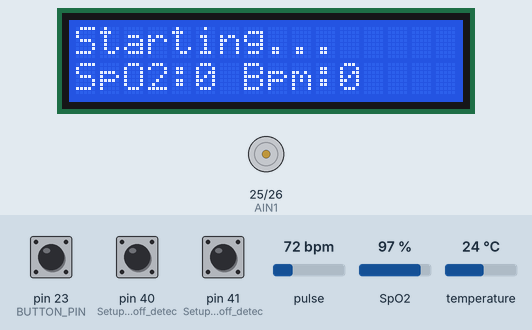
Bench run of a sketch on a simulated Arduino Mega 2560, built with avr-gcc and run on an emulated ATmega2560. On the bench: 16×2 character LCD, motor-driver pin pairs drawn as motors (green arrow = first pin HIGH = forward, orange = second pin HIGH = backward, longer = more drive, scaled by the enable pin). The inputs (shaded band) are chosen by the test bench; at power-on: pin 23 (BUTTON_PIN) HIGH, pulse 72 bpm, pin 40 (Setup_for_leads_off_detec) LOW, pin 41 (Setup_for_leads_off_detec) LOW, SpO2 97 %, temperature 24 °C. What the sketch prints to the serial monitor is not drawn.

Above: at 1.6 s.
1.7 s: pin 23 (BUTTON_PIN) pulled LOW for 0.15 s
At 3.7 s:
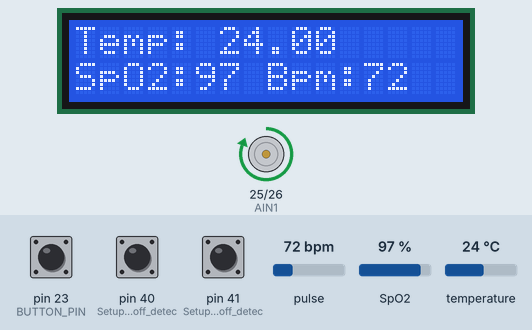
4.5 s: pulse set to 42 bpm
At 5.8 s:
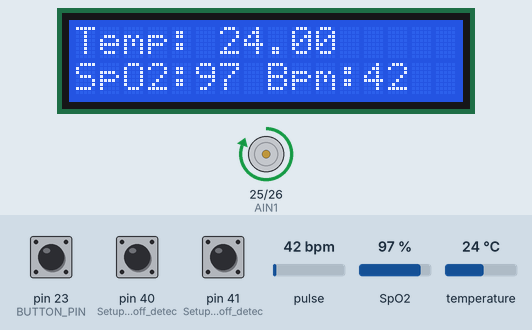
6.5 s: pin 23 (BUTTON_PIN) pulled LOW for 1 s
At 7.8 s:
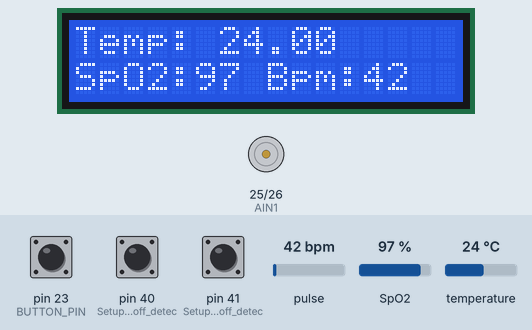
Timing chart, 0 to 9.5 s (numbered marks = the images above; inputs shaded):
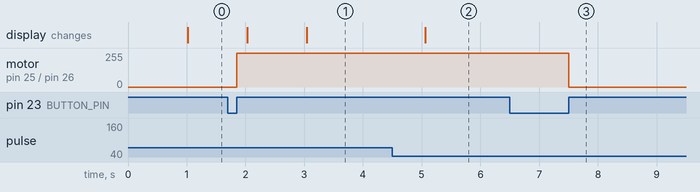

The sketch:

1.2_LCD_switch.ino
```cpp
//Libraries

#include <OneWire.h>
#include <DallasTemperature.h>
#include <Wire.h>
#include "MAX30100_PulseOximeter.h"
#include <LiquidCrystal_I2C.h>


//Constants

#define REPORTING_PERIOD_MS     1000
#define ONE_WIRE_BUS 4
#define BUTTON_PIN 23
#define AIN1 25
#define AIN2 26
#define PWMA 32


//Objects

PulseOximeter pox;
OneWire oneWire(ONE_WIRE_BUS);
DallasTemperature sensors(&oneWire);
DeviceAddress tempDeviceAddress;
LiquidCrystal_I2C lcd(0x27, 16, 2);


//Varialbes

float heartrate;
float bloodoxygen;
unsigned long lastTempRequest = 0;
unsigned long tsLastReport = 0;
unsigned long adLastReport = 0;
unsigned long motorLastReport =0;
float temperature = 0.0;
int numberOfDevices;
int lastState = HIGH;
int currentState;
bool motorFlag = 0;


void onBeatDetected() {
  Serial.println("Beat!");
}

void configureMax30100() {
  // Configure sensor to use 7.6mA for LED drive
  pox.setIRLedCurrent(MAX30100_LED_CURR_7_6MA);
  // Register a callback routine
  pox.setOnBeatDetectedCallback(onBeatDetected);
}

void setup(void)
{
  pinMode(BUTTON_PIN, INPUT_PULLUP);
  Serial.begin(115200);

  //LCD
  lcd.init();
  lcd.backlight();
  lcd.clear();
  lcd.setCursor(0, 0);
  lcd.print("Starting...");
  Serial.println("Starting LCD");

  //DS18B20

  sensors.begin();
  numberOfDevices = sensors.getDeviceCount();
  Serial.print("Locating temperature sensors...");
  Serial.print("Found ");
  Serial.print(numberOfDevices, DEC);
  Serial.println(" sensors.");
  sensors.getAddress(tempDeviceAddress, 0);
  Serial.print("Found device ");
  sensors.setWaitForConversion(false);
  sensors.requestTemperatures();

  //MAX30100

  Serial.print("Initializing pulse oximeter..");
  Wire.setClock(400000UL); // I tried changing the I2C_BUS_SPEED to 100Khz, it made no difference in the output values
  // Initialize sensor
  if (!pox.begin()) {
    Serial.println("FAILED");
    for (;;);
  } else {
    Serial.println("SUCCESS");
  }
  configureMax30100();


  //AD8232

  pinMode(40, INPUT); // Setup for leads off detection LO +
  pinMode(41, INPUT); // Setup for leads off detection LO -
  pinMode(A0, INPUT);


  //tb6612fng setup part
  pinMode(PWMA,OUTPUT);
  pinMode(AIN1,OUTPUT);
  pinMode(AIN2,OUTPUT);
}


void loop(void)
{

  //DS18B20

  if (millis() - lastTempRequest >= 2000) // waited long enough??
  {
    float temperature = sensors.getTempC(tempDeviceAddress);
    Serial.print("Temp C: ");
    Serial.print(temperature);
    Serial.print(" Temp F: ");
    Serial.println(DallasTemperature::toFahrenheit(temperature));
    sensors.requestTemperatures();
    lastTempRequest = millis();
    lcd.setCursor(0, 0);
    lcd.print("Temp: ");
    lcd.print(temperature);
  }


  // MAX30100

  pox.update();

  if (millis() - tsLastReport > REPORTING_PERIOD_MS) {
    Serial.print("Heart rate:");
    heartrate = pox.getHeartRate();
    Serial.print(heartrate);
    Serial.print("bpm / SpO2:");
    bloodoxygen = pox.getSpO2();
    Serial.print(bloodoxygen);
    Serial.println("%");

    tsLastReport = millis();
    lcd.setCursor(0, 1);
    lcd.print("SpO2:");
    lcd.print(int(bloodoxygen));
    lcd.print(" Bpm:");
    lcd.print(int(heartrate));
  }


  //AD8232

  if (millis() - adLastReport > 10) {
    if ((digitalRead(40) == 1) || (digitalRead(41) == 1)) {
      Serial.println('!');
    }
    else {
      //Serial.println(analogRead(A0));
    }
    adLastReport = millis();
  }

  // TB6612FNG

  currentState = digitalRead(BUTTON_PIN);
  //Serial.println(currentState);

  if (lastState == LOW && currentState == HIGH)
  {
    motorFlag = ! motorFlag;
  }
//  if(millis() - motorLastReport > 5000)
//  {
  if (motorFlag == 1) {

    Serial.println("motor started");
    digitalWrite(AIN1, HIGH);  //Motor A Rotate Clockwise
    digitalWrite(AIN2, LOW);
    digitalWrite(PWMA, 255);
  }
  else if (motorFlag == 0) {
    Serial.println("motor stopped");
    digitalWrite(AIN1, LOW);  //Motor A Rotate AntiClockwise
    digitalWrite(AIN2, LOW);
    digitalWrite(PWMA, 0);
  }
//motorLastReport= millis();
//  }
  lastState = currentState;

}
```

Measured:
- after the input at 1.7 s, motor on pin 25 (AIN1) / pin 26 (AIN2): stopped → forward 255/255 after 0.15 s
- after the input at 4.5 s, the display: changes after 0.56 s (image 2)
- after the input at 6.5 s, motor on pin 25 (AIN1) / pin 26 (AIN2): forward 255/255 → stopped after 1.0 s
